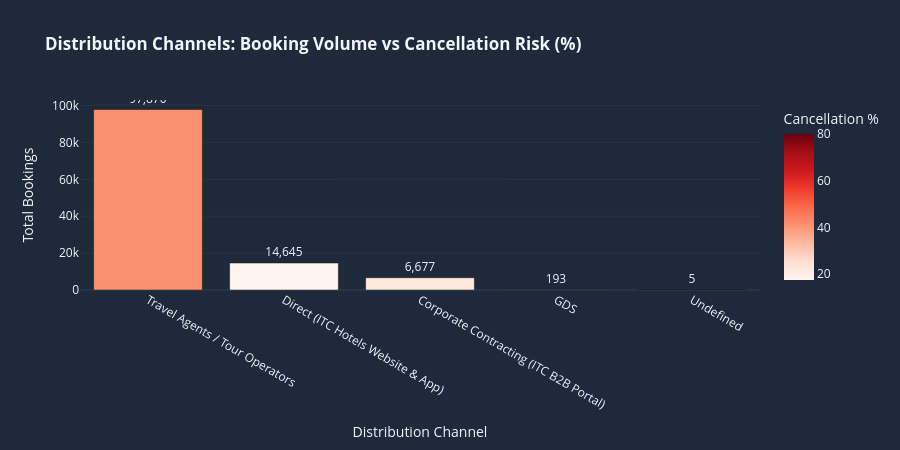

The cell this chart's notebook holds for it:
### Markdown cell above
---
## 5. Booking Channels & Intermediary Acquisition Risk

### Code cell
channel_analysis = df.groupby('channel_clean').agg(
    total_bookings=('booking_id', 'count'),
    cancellations=('is_canceled', 'sum'),
    cancel_rate=('is_canceled', lambda x: x.mean() * 100),
    confirmed_stays=('is_canceled', lambda x: (x == 0).sum())
).sort_values('total_bookings', ascending=False).reset_index()

fig_channel = px.bar(
    channel_analysis,
    x='channel_clean',
    y='total_bookings',
    color='cancel_rate',
    color_continuous_scale='Reds',
    title="<b>Distribution Channels: Booking Volume vs Cancellation Risk (%)</b>",
    labels={'total_bookings': 'Total Bookings', 'cancel_rate': 'Cancellation %', 'channel_clean': 'Distribution Channel'},
    text='total_bookings'
)

fig_channel.update_traces(texttemplate='%{text:,}', textposition='outside')
fig_channel.update_layout(
    template="plotly_dark",
    paper_bgcolor="#1e293b",
    plot_bgcolor="#1e293b",
    height=450
)
fig_channel.show()

### Figure 1 — Plotly figure (JSON) as saved in the notebook; plotly's stock layout.template omitted (floating-point values rounded to 4 significant figures)
{"data": [{"hovertemplate": "Distribution Channel=%{x}<br>Total Bookings=%{text}<br>Cancellation %=%{marker.color}<extra></extra>", "legendgroup": "", "marker": {"color": [41.03, 17.46, 22.08, 19.17, 80.0], "coloraxis": "coloraxis", "pattern": {"shape": ""}}, "name": "", "orientation": "v", "showlegend": false, "text": [97870.0, 14640.0, 6677.0, 193.0, 5.0], "textposition": "outside", "texttemplate": "%{text:,}", "type": "bar", "x": ["Travel Agents / Tour Operators", "Direct (ITC Hotels Website & App)", "Corporate Contracting (ITC B2B Portal)", "GDS", "Undefined"], "xaxis": "x", "y": [97870, 14645, 6677, 193, 5], "yaxis": "y"}], "layout": {"barmode": "relative", "coloraxis": {"autocolorscale": false, "colorbar": {"title": {"text": "Cancellation %"}}, "colorscale": [[0.0, "rgb(255,245,240)"], [0.125, "rgb(254,224,210)"], [0.25, "rgb(252,187,161)"], [0.375, "rgb(252,146,114)"], [0.5, "rgb(251,106,74)"], [0.625, "rgb(239,59,44)"], [0.75, "rgb(203,24,29)"], [0.875, "rgb(165,15,21)"], [1.0, "rgb(103,0,13)"]]}, "height": 450, "legend": {"tracegroupgap": 0}, "paper_bgcolor": "#1e293b", "plot_bgcolor": "#1e293b", "title": {"text": "<b>Distribution Channels: Booking Volume vs Cancellation Risk (%)</b>"}, "xaxis": {"anchor": "y", "domain": [0.0, 1.0], "title": {"text": "Distribution Channel"}}, "yaxis": {"anchor": "x", "domain": [0.0, 1.0], "title": {"text": "Total Bookings"}}}}
